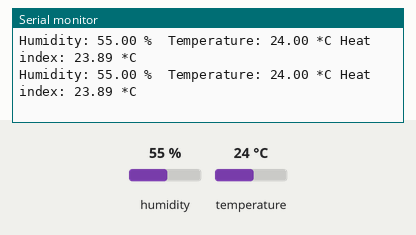
This sketch was run on a simulated Arduino Uno, built with avr-gcc and run on an emulated ATmega328P. On the bench: the last lines printed to the serial monitor. The test bench sets the inputs (shaded band); at power-on: humidity 55 %, temperature 24 °C.

Above: at 4.8 s.
4.9 s: humidity set to 22 %
At 7.1 s:
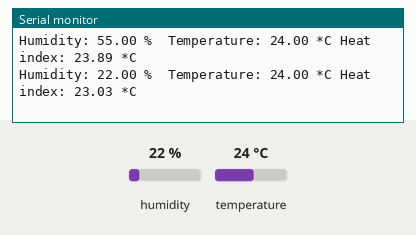
7.9 s: temperature set to 12 °C
At 8.9 s:
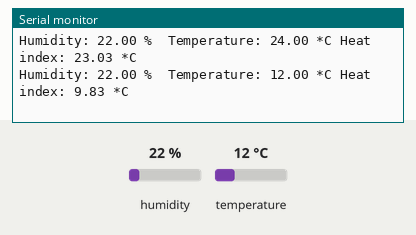
10.9 s: humidity set to 40 %
At 12.4 s:
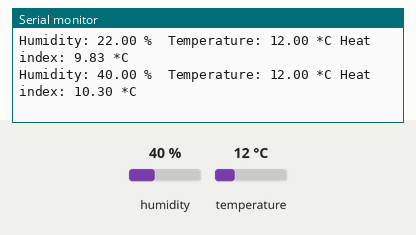
Timing chart, 0 to 13.9 s (numbered marks = the images above; inputs shaded):
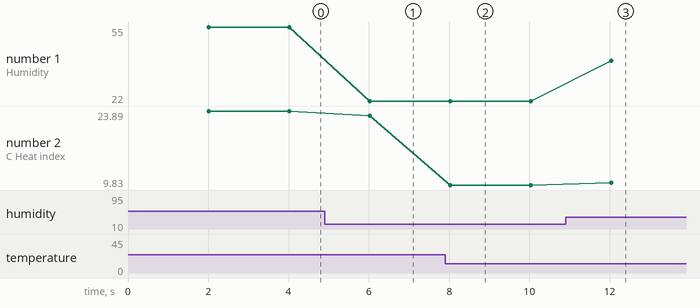

Measured:
- after the input at 4.9 s, the serial monitor: prints a new line after 1.1 s (image 1)
- after the input at 7.9 s, the serial monitor: prints a new line after 0.13 s (image 2)
- after the input at 10.9 s, the serial monitor: prints a new line after 1.1 s (image 3)
- plotted number 1: 55 → 22 after the input at 4.9 s, 22 → 40 after the input at 10.9 s
- plotted number 2: 23.89 → 23.03 after the input at 4.9 s, 23.03 → 9.83 after the input at 7.9 s, 9.83 → 10.3 after the input at 10.9 s

The sketch:

sketch_jan14a.ino
```cpp
#include <DHT.h> //DHT-22센서를 사용하기위하여 라이브러리를 불러옵니다.


DHT dht(2, DHT22);


void setup() {

  Serial.begin(9600); //PC모니터를 이용하기 위하여, 시리얼통신을 정의해줍니다.


  dht.begin(); //DHT22센서의 사용시작을 정의해줍니다.


}


void loop() {


  delay(2000);   //측정하는 시간사이에 2초간의 딜레이를 줘야 합니다.


  float h = dht.readHumidity();  //습도값을 읽어온후 h변수값에 값을 저장합니다.

  float t = dht.readTemperature(); //온도값을 읽어온후 t변수값에 값을 저장합니다.

  float hic = dht.computeHeatIndex(t, h, false); /*DHT22는 열지수(체감온도)

                                                       를 나타내줄수있는 함수가 포함되어있습니다.

                                                     */


  Serial.print("Humidity: ");

  Serial.print(h); //습도가 출력 됩니다.

  Serial.print(" %\t");

  Serial.print("Temperature: ");

  Serial.print(t); //온도가 출력됩니다.

  Serial.print(" *C ");

  Serial.print("Heat index: ");

  Serial.print(hic); //열지수(체감온도)가 출력됩니다.

  Serial.println(" *C ");
}
```
